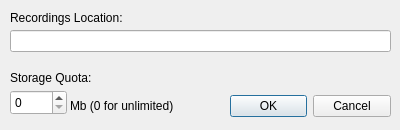
<?xml version="1.0" encoding="UTF-8"?>
<ui version="4.0">
 <class>StorageDialog</class>
 <widget class="QDialog" name="StorageDialog">
  <property name="geometry">
   <rect>
    <x>0</x>
    <y>0</y>
    <width>400</width>
    <height>130</height>
   </rect>
  </property>
  <property name="windowTitle">
   <string>Dialog</string>
  </property>
  <widget class="QDialogButtonBox" name="buttonBox">
   <property name="geometry">
    <rect>
     <x>230</x>
     <y>90</y>
     <width>161</width>
     <height>32</height>
    </rect>
   </property>
   <property name="orientation">
    <enum>Qt::Horizontal</enum>
   </property>
   <property name="standardButtons">
    <set>QDialogButtonBox::Cancel|QDialogButtonBox::Ok</set>
   </property>
  </widget>
  <widget class="QLabel" name="label">
   <property name="geometry">
    <rect>
     <x>10</x>
     <y>10</y>
     <width>141</width>
     <height>16</height>
    </rect>
   </property>
   <property name="text">
    <string>Recordings Location:</string>
   </property>
  </widget>
  <widget class="QLabel" name="label_2">
   <property name="geometry">
    <rect>
     <x>10</x>
     <y>70</y>
     <width>151</width>
     <height>16</height>
    </rect>
   </property>
   <property name="text">
    <string>Storage Quota:</string>
   </property>
  </widget>
  <widget class="QLineEdit" name="lineEdit">
   <property name="geometry">
    <rect>
     <x>10</x>
     <y>30</y>
     <width>381</width>
     <height>22</height>
    </rect>
   </property>
  </widget>
  <widget class="QSpinBox" name="spinBox">
   <property name="geometry">
    <rect>
     <x>10</x>
     <y>90</y>
     <width>57</width>
     <height>25</height>
    </rect>
   </property>
  </widget>
  <widget class="QLabel" name="label_3">
   <property name="geometry">
    <rect>
     <x>70</x>
     <y>96</y>
     <width>191</width>
     <height>20</height>
    </rect>
   </property>
   <property name="text">
    <string>Mb (0 for unlimited)</string>
   </property>
  </widget>
 </widget>
 <resources/>
 <connections>
  <connection>
   <sender>buttonBox</sender>
   <signal>accepted()</signal>
   <receiver>StorageDialog</receiver>
   <slot>accept()</slot>
   <hints>
    <hint type="sourcelabel">
     <x>248</x>
     <y>254</y>
    </hint>
    <hint type="destinationlabel">
     <x>157</x>
     <y>274</y>
    </hint>
   </hints>
  </connection>
  <connection>
   <sender>buttonBox</sender>
   <signal>rejected()</signal>
   <receiver>StorageDialog</receiver>
   <slot>reject()</slot>
   <hints>
    <hint type="sourcelabel">
     <x>316</x>
     <y>260</y>
    </hint>
    <hint type="destinationlabel">
     <x>286</x>
     <y>274</y>
    </hint>
   </hints>
  </connection>
 </connections>
</ui>
